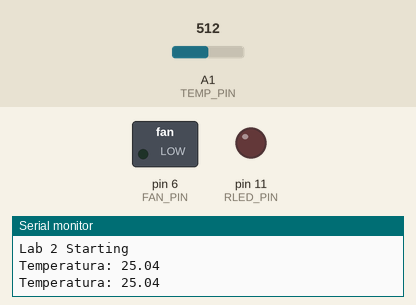
The sketch below on a simulated Arduino Uno, built with avr-gcc and run on an emulated ATmega328P. Parts: switched loads named in the sketch (green lamp = pin HIGH), output pins drawn as LEDs (lit = HIGH), the last lines printed to the serial monitor. The test bench sets the inputs (shaded band); at power-on: A1 (TEMP_PIN) = 512.

Above: at 10.8 s.
10.9 s: A1 (TEMP_PIN) set to 716
At 21.2 s:
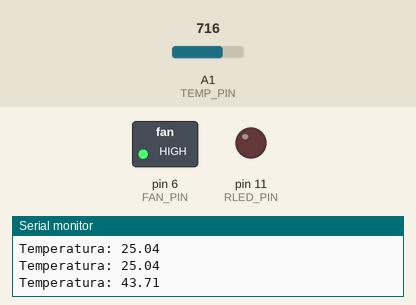
21.5 s: A1 (TEMP_PIN) set to 669
31.5 s: A1 (TEMP_PIN) set to 649
At 40.3 s:
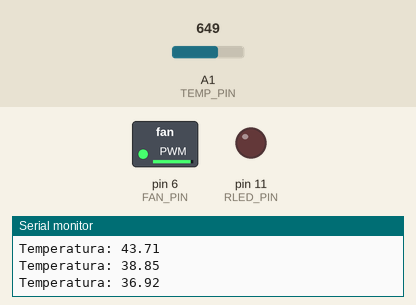
41.5 s: A1 (TEMP_PIN) set to 511
At 50.4 s:
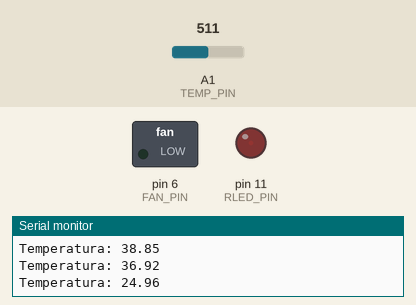
51.5 s: A1 (TEMP_PIN) set to 306
At 60.4 s:
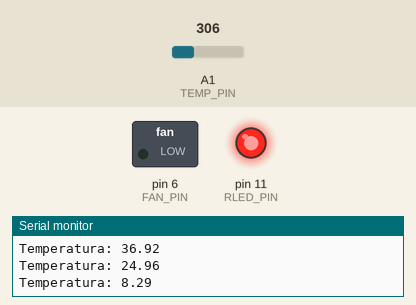
Timing chart, 0 to 61.9 s (numbered marks = the images above; inputs shaded):
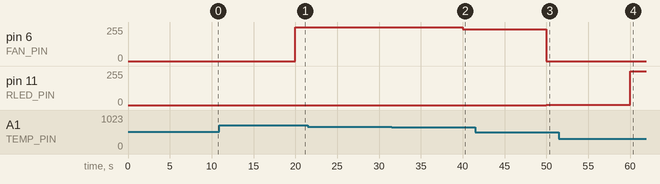

The sketch:

lab1_parte2_es2.ino
```cpp
//fan
const int FAN_PIN = 6;
//led
const int RLED_PIN = 11;
//sensore di temperatura
const int TEMP_PIN = A1;

void setup() {
  pinMode(TEMP_PIN, INPUT);
  pinMode(RLED_PIN, OUTPUT);
  pinMode(FAN_PIN, OUTPUT);
  analogWrite(FAN_PIN, 0);
  Serial.begin(9600);
  while (!Serial);
  Serial.println("Lab 2 Starting");
}

float convertTension(float sensorVal) {
  const int B = 4275;
  const int long R0 = 100000;
  const int Vcc = 1023;
  const float T0 = 298.15;
  const float TBase = 273.15;
  float R = ((Vcc / sensorVal) - 1.0) * R0;
  float T = 1 / (log(R / R0) / B + 1 / T0) - TBase;
  Serial.print("Temperatura: ");
  Serial.println(T);
  return T;
}

int calcSpeed(float temp) {
  if (temp <= 38.0) {
    float dt = (temp - 25.0) * 20.0;
    return (int)dt;
  } else {
    return 255;
  }
}

int calcLedIntensity(float temp) {
  if (temp >= 20.0) {
    float dt = (25.0 - temp) * 51.0;
    return (int)(dt);
  } else {
    return 255;
  }
}

void checkTempAndChangeSpeed(float temp) {
  if (temp >= 25.0) {
    analogWrite(RLED_PIN, LOW);
    int newSpeed = calcSpeed(temp);
    if (newSpeed <= 255 && newSpeed >= 0)
      analogWrite(FAN_PIN, newSpeed);
  }
  else {
    analogWrite(FAN_PIN, 0);
    int newLedIntensity = calcLedIntensity(temp);
    if (newLedIntensity <= 255 && newLedIntensity >= 0)
      analogWrite(RLED_PIN, newLedIntensity);
  }
}
void loop() {
  float sensorVal = analogRead(TEMP_PIN);
  float temp = convertTension(sensorVal);
  checkTempAndChangeSpeed(temp);
  delay(1e4);
}
```

Measured:
- after the input at 10.9 s, pin 6 (FAN_PIN): 0/255 → 255/255 after 9.1 s
- after the input at 31.5 s, pin 6 (FAN_PIN): 255/255 → 238/255 after 8.5 s
- after the input at 41.5 s, pin 6 (FAN_PIN): 238/255 → 0/255 after 8.5 s; pin 11 (RLED_PIN): 0/255 → 2/255 after 8.5 s
- after the input at 51.5 s, pin 11 (RLED_PIN): 2/255 → 255/255 after 8.5 s
